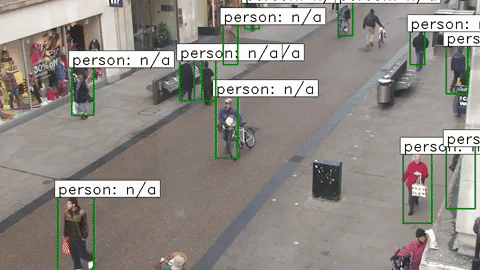
#> input picture frcnn_gif.gif, 480 x 270 px
$ python -i train.py   (imports and definitions only)
#> lines starting #> are read from the running program, lines starting #| are printed output that depends on the picture; after the words box and inside, x2 and y2 are one past the last pixel; in counts of white or black regions, pixels touching at a corner belong together
#> further down, picture is the input picture: shape (270, 480, 3); mean B, G, R 134.7, 140.4, 145.2
import numpy as np
import argparse
import os
import glob
import csv
import re

import cv2

import keras
import keras.utils
from keras.callbacks import ModelCheckpoint
from keras.utils.np_utils import to_categorical

from model import get_model, preprocess

img_rows = 480
img_cols = 640

# [49 lines left out: functions train_and_predict, get_image_and_mask, not called in this run]

#flip image
def flip(img, dir):
    return cv2.flip(img, dir)

#blur the image with gaussian blur
def blur(img, k=5):
    return cv2.GaussianBlur(img, (k, k), 0)

#change the img to be brighter
def brightness(img, value=60):
#> called with value = 60
    hsv = cv2.cvtColor(img, cv2.COLOR_BGR2HSV)
#> hsv: shape (270, 480, 3); mean H, S, V 32.4, 27.5, 148.1
    h, s, v = cv2.split(hsv)
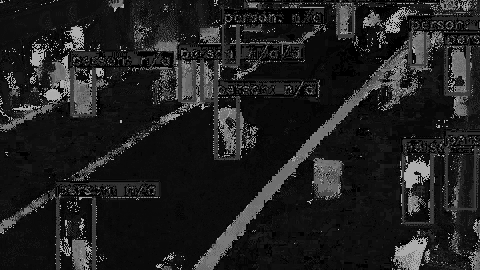
#> h: shape (270, 480); min 0, max 179, mean 32.4
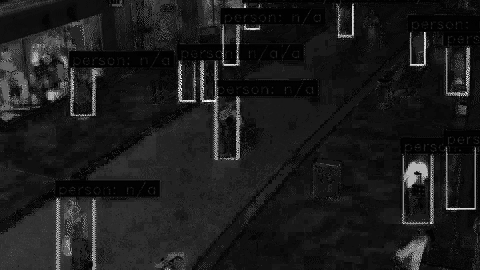
#> s: shape (270, 480); min 1, max 255, mean 27.5
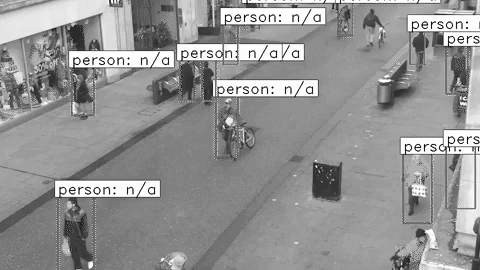
#> v: shape (270, 480); min 15, max 255, mean 148.1

    lim = 255 - value
    v[v > lim] = 255
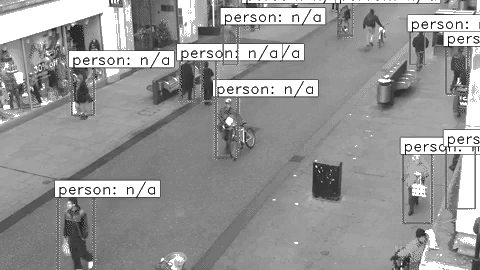
#> v: shape (270, 480); 10.02% of pixels changed, all inside (x1, y1, x2, y2) = (0, 0, 480, 270)
    v[v <= lim] += value
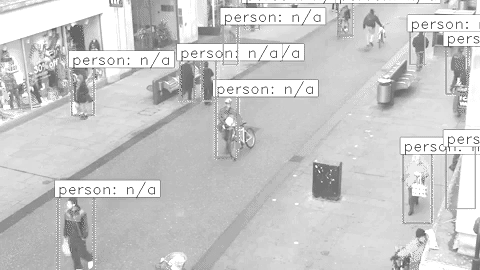
#> v: shape (270, 480); min 75, max 255, mean 202.3

    final_hsv = cv2.merge((h, s, v))
#> final_hsv: shape (270, 480, 3); mean H, S, V 32.4, 27.5, 202.3
    img = cv2.cvtColor(final_hsv, cv2.COLOR_HSV2BGR)
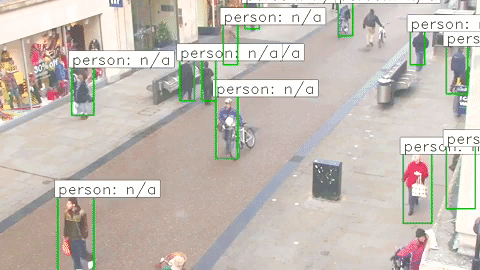
#> img: shape (270, 480, 3); mean B, G, R 182.9, 190.8, 197.8
    return img

# [55 lines left out: functions adjust_gamma, load_data, not called in this run]

# [1 line not run here, left out]

>>> import cv2
>>> picture = cv2.imread('../../frcnn_gif.gif')
>>> result = brightness(picture)
